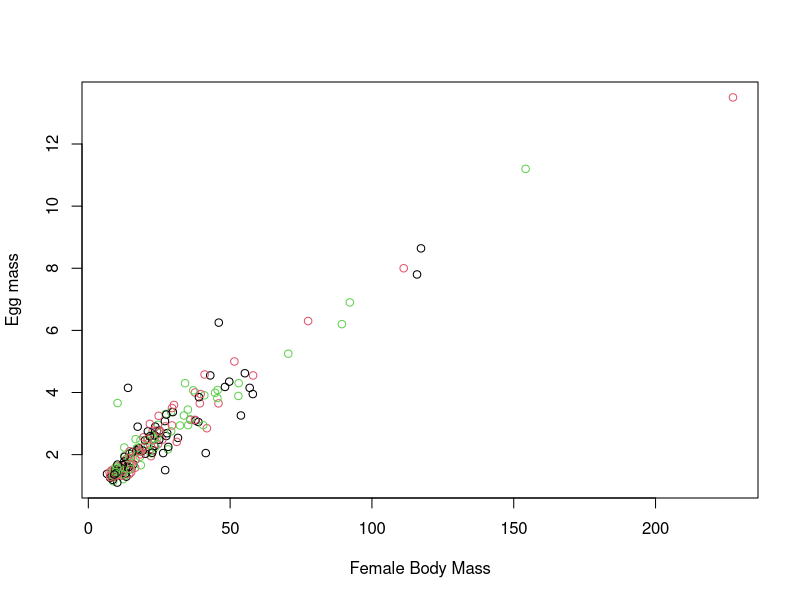
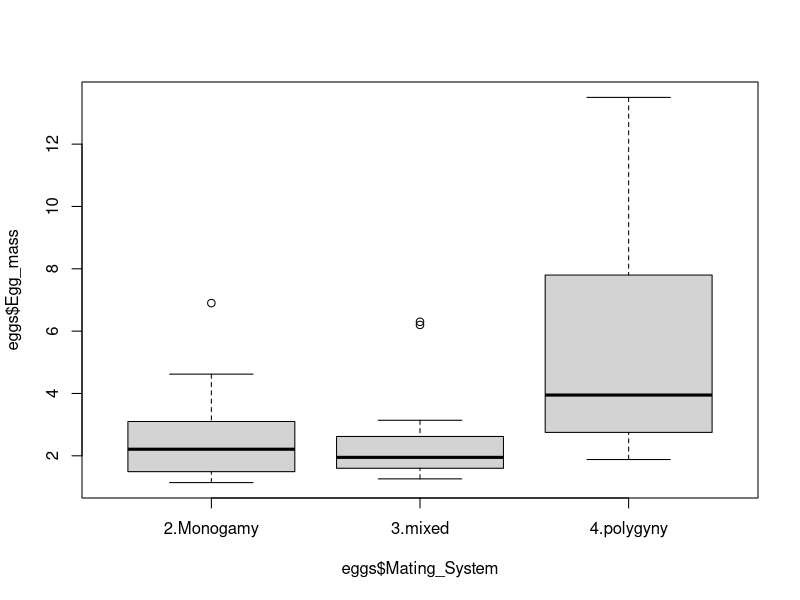
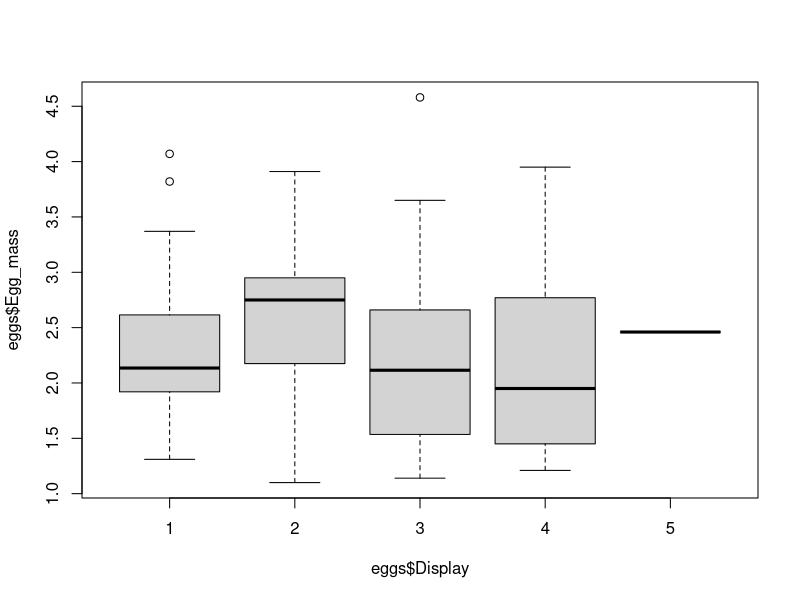
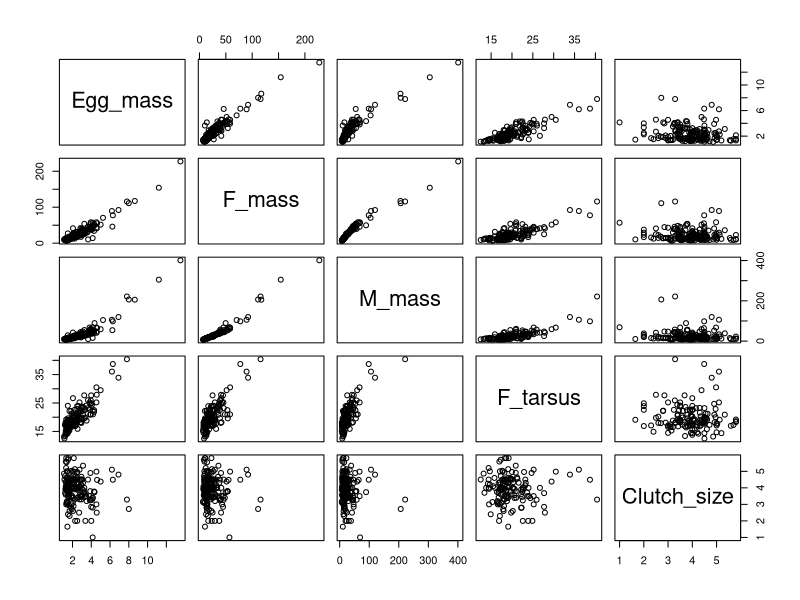
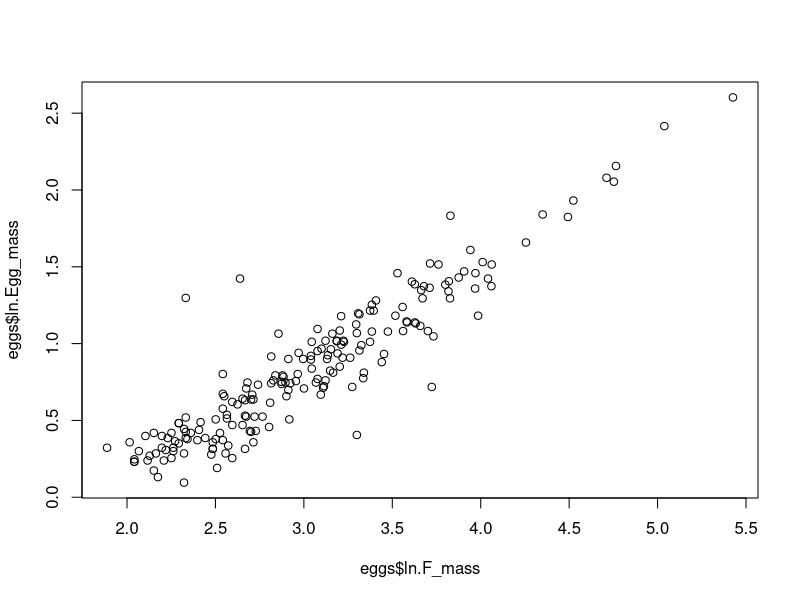
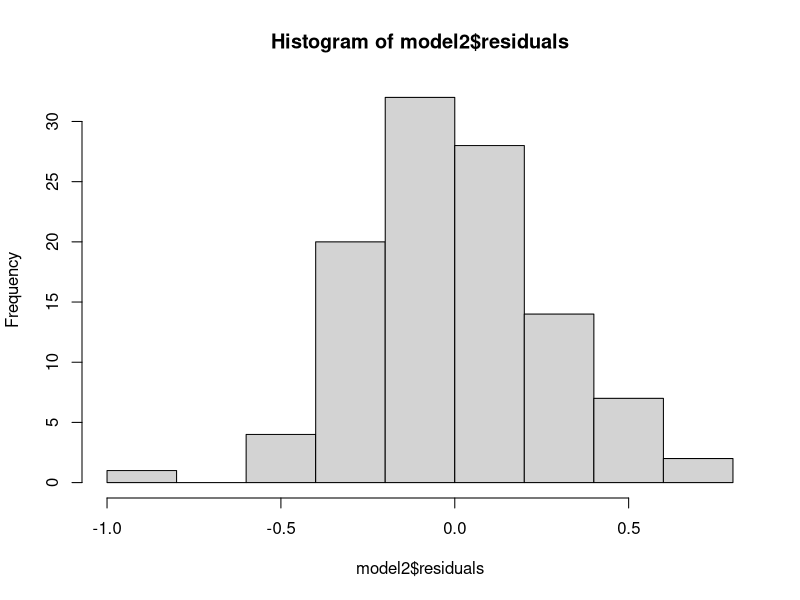
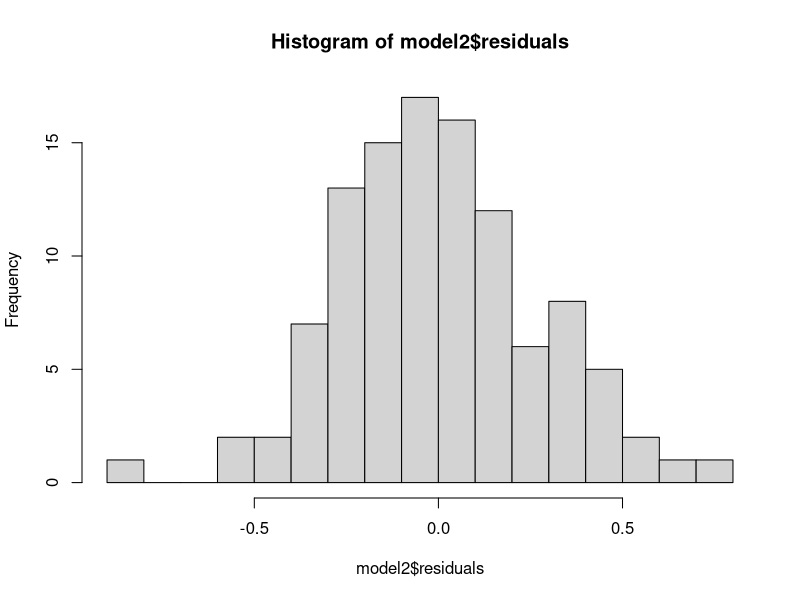
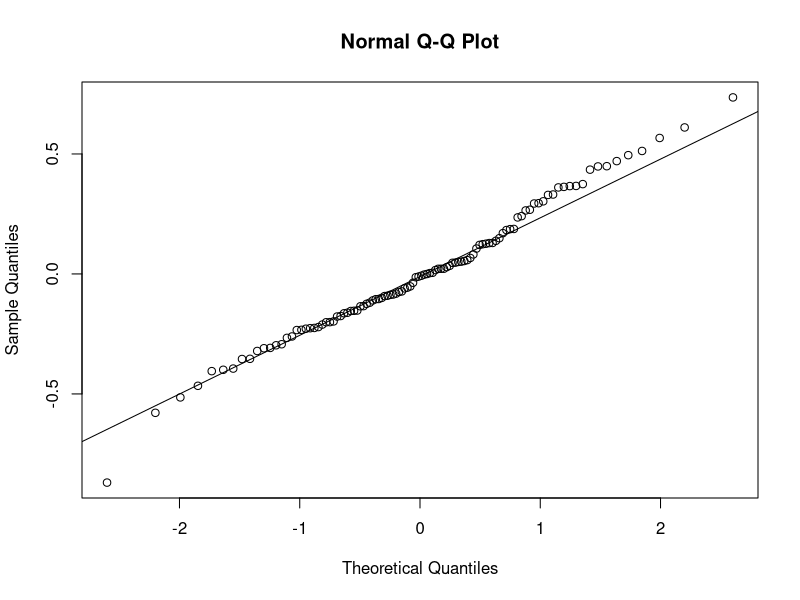

R code for these plots, in order:
## ---- chunk 1
knitr::opts_chunk$set(echo = TRUE) # uncomment if producing answer sheet
#knitr::opts_chunk$set(echo = TRUE, results = "hide", fig.show="hide") # uncomment if producing workshop sheet
answer_sheet <- TRUE # Put this to TRUE to generate the workshop sheet with answers, FALSE to generate the workshop sheet without answers
## ---- chunk 2
eggs<-read.table("FinchEggs.txt", header=TRUE)
## ---- chunk 3
eggs$Display <- as.factor(eggs$Display)
## ---- chunk 4
col=("eggs$Mating_System")
plot(eggs$Egg_mass~eggs$F_mass, col=(1:3), xlab= "Female Body Mass", ylab= "Egg mass")
boxplot(eggs$Egg_mass~eggs$Mating_System)
boxplot(eggs$Egg_mass~eggs$Display)
pairs(eggs[, 4:8])
table(eggs$Display)
summary(eggs$Clutch_size)  
## ---- chunk 5
# Yes, F_mass, M_mass, F_tarsus.  
## ---- chunk 6
# No, they are likely to be highly collinear, and therefore mostly redundant. It would be hard for the model to tell their respective effects apart, as they are almost interchangeable. Better to choose just one of them, the one we believe to be most appropriate.  
## ---- chunk 7
# F_mass, because it seems the most directly relevant to egg mass. M_mass is not so directly relevant for obvious reasons, and tarsus (length of the “leg”) may not be so good an indicator (think of the very long legs of a heron, or the short ones of a duck for example, even though their body mass may be similar).  Clutch size is missing a number of values.
## ---- chunk 8
# Hypothesis 1 – only clutch size is relevant 
## ---- chunk 9
# Hypothesis 2 – mating system and display both potentially relevant. Possibly in separate models but display seems less relevant
## ---- chunk 10
# Not enough for “display” - the display style of most finches is unknown. 
## ---- chunk 11
model<-lm(eggs$Egg_mass~(eggs$F_mass+eggs$Clutch_size+eggs$Mating_System)^2)
anova(model)
summary(model)
## ---- chunk 12
# One might expect there to be a trade-off between clutch size and female body mass, such that female body mass could be responsible for larger eggs or larger clutch sizes.  Mating system might affect nesting success and stress during mating, both could affect egg mass.  Larger clutches would require greater post-hatching care, making monogamous pairing an advantage if both parents feed the chicks.
## ---- chunk 13
model2<-lm(eggs$Egg_mass~eggs$F_mass
           +eggs$Clutch_size+eggs$Mating_System+eggs$F_mass*eggs$Mating_System)
anova(model2)
summary(model2)
## ---- chunk 14
# We find significant main effects of female mass and clutch size, but no significant main effect of mating system. However there is a significant interaction between mating system and female mass.
## ---- chunk 15
# Egg mass is primarily determined by female body mass. Additionally, there is evidence of a trade-off between the number of eggs laid and the size of individual eggs, such that for a given female mass, eggs tend to be smaller as clutch size increases. There is no evidence that mating system has a direct effect on egg mass, but the effect of female mass is dependent on mating system - the mass  of monogamous birds is more strongly correlated with their egg mass.
## ---- chunk 16
# (100*0.07) + (2* -0.19) + 1.62 = 8.24
# (100 *.07)+ (4 * -0.19) + 162 = 7.86
# 100 * (8.24 - 7.86)/ 8.24 = 0.046; a 4.6% decrease in egg mass
## ---- chunk 17
# The minimum adequate model for log-transformed data only contains female mass and clutch size as significant predictors. By reducing the influence of the large outlier, mating system no longer explains a significant proportion of variance. 
eggs$ln.Egg_mass<-log(eggs$Egg_mass)
eggs$ln.F_mass<-log(eggs$F_mass)
plot(eggs$ln.Egg_mass~eggs$ln.F_mass)
model3<-lm(eggs$ln.Egg_mass~(eggs$ln.F_mass+eggs$Clutch_size+eggs$Mating_System)^2)
anova(model3)
summary(model3)
model4<-lm(eggs$ln.Egg_mass~eggs$ln.F_mass+eggs$Clutch_size+eggs$Mating_System)
anova(model4)
model5<-lm(eggs$ln.Egg_mass~eggs$ln.F_mass+eggs$Clutch_size)
anova(model5)
## ---- chunk 18
# Using the log transformed data, the outlier is no longer as influential (compare the cook's distance versus leverage plot for both models).Therefore this model is less miss-specified than the first model - it does a better job representing the dataset as a whole. It is also simpler.

hist(model2$residuals)
hist(model2$residuals, breaks = 20)
qqnorm(model2$residuals)
qqline(model2$residuals)
plot(model2$residuals ~ model2$fitted.values)
plot(cooks.distance(model2) ~ hatvalues(model2))

hist(model5$residuals)
hist(model5$residuals, breaks = 20)
qqnorm(model5$residuals)
qqline(model5$residuals)
plot(model5$residuals ~ model5$fitted.values)
plot(cooks.distance(model5) ~ hatvalues(model5))
